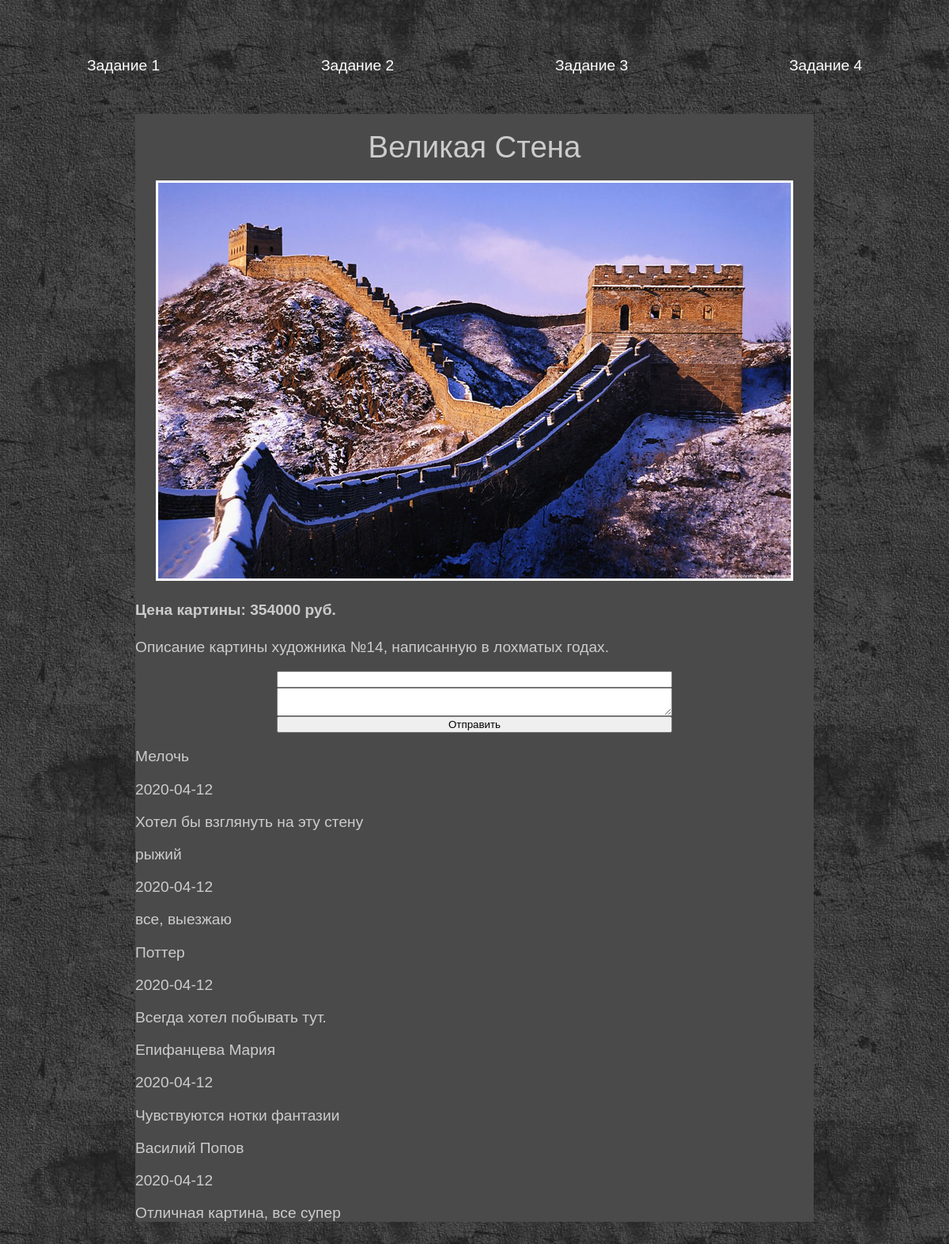
Page /?page=task3.2&id=14 on the committed database.
### tables this page shows
CREATE TABLE `img` (
  `id` int(11) NOT NULL,
  `big_name` varchar(20) NOT NULL DEFAULT 'Имя товара',
  `price` int(10) NOT NULL DEFAULT '0',
  `description` varchar(8000) NOT NULL DEFAULT 'описание отсутствует',
  `name` varchar(16) NOT NULL,
  `big` varchar(10) NOT NULL DEFAULT 'big',
  `small` varchar(10) NOT NULL DEFAULT 'small',
  `vews` int(11) NOT NULL DEFAULT '0'
);

CREATE TABLE `review` (
  `id` int(11) NOT NULL,
  `review` varchar(8000) NOT NULL,
  `name` varchar(50) NOT NULL,
  `data` date NOT NULL,
  `picture` int(36) NOT NULL
);

### index.php (the view, shortened to what this page needs)
<?php
$link = mysqli_connect(HOST, USER, PASS, DB);
if (isset($_GET['page'])) {
    $page = DIR_TASKS . $_GET['page'];
    if (isset($_GET['id'])){
        $id = $_GET['id'];
    }
} else {
    $page = DIR_TASKS . 'task1';
}
function render($page, $params = []) {
    return renderTasks('main', [
        'menu' => renderTasks('menu'),
        'content' => renderTasks($page, $params)
    ]);
}
function renderTasks ($page, $params = []) {
    $dir = DIR_TEMPLATES . $page . ".php";
    return ob_get_clean();
}
function renderImg ($link, $id) {
    $str = '';
    $dir = DIR_IMG . "/";
    $sqlSelect = "SELECT `id`, `big_name`, `price`, `description`, `name`, `big`, `small`, `vews` FROM `img` WHERE `id`=" . $id;
    $sqlUpdate = "UPDATE `img` SET `vews` = `vews` + 1 WHERE `img`.`id` = " . $id;
    $sqlReview = "SELECT `id`, `review`, `name`, `data`, `picture` FROM `review` WHERE `picture`=" . $id . " ORDER BY `review`.`id` DESC";
    $resultSelect = mysqli_query($link, $sqlSelect);
    mysqli_query($link, $sqlUpdate);
    $result = mysqli_query($link, $sqlReview);
    while ($rowReview = mysqli_fetch_assoc($result)) {
        $str .= "<div>
                <div>
                    <p>" . $rowReview['name'] . "</p>
                    <p>" . $rowReview['data'] . "</p>
                    <p>" . $rowReview['review'] . "</p>
                </div>
            </div>";
    }
    $formReview = "<form method='post'>
        <input type='text' name='name'>
        <textarea name='review'></textarea>
        <input type='submit' value='Отправить'>
    </form>";
    $row = mysqli_fetch_assoc($resultSelect);
    return "<div class=\"post_title\"><h2>" . $row['big_name'] . "</h2></div>
        <div class=\"img_big\">
            <img src=\"" . $dir . "big" . "/" . $row['name'] . "\">
        </div>
        <div>
            <h4>Цена картины: " . $row['price'] . " руб.</h4>
        </div>
        <div>
            <p>" . $row['description'] . "</p>
        </div>
        <div class='form_review'>
            " . $formReview . "
        </div>
        <div>
            " . $str . "
        </div>";
}
switch ($page) {
    case 'tasks/task3.2':
        $params['strImg'] = $strImg = renderImg($link, $id);
        break;
}
echo render($page, $params);

### css/style.css (style rules this page uses)
body { background: #444 url('../img/body.jpg'); color: #ffffff; font: normal 1.2em Verdana,Arial,sans-serif; height: 100%; padding-bottom: 1px; padding-top: 64px; }
.img_big { display: flex; justify-content: center; }
.img_big img { border:3px solid #fff; }
.form_review { display: flex; justify-content: center; }
.form_review form { display: flex; flex-direction: column; width: 500px; }
.post_title { display: flex; justify-content: center; }
.post_title h2 { font: normal 2em Arial,sans-serif; margin: 20px; padding: 0; }

### rows in the picture
img: big_name "Великая Стена", name (picture), price "354000", description "Описание картины художника №14, написанную в лохматых годах."
review: name "Мелочь", data "2020-04-12", review "Хотел бы взглянуть на эту стену"
review: name "рыжий", data "2020-04-12", review "все, выезжаю"
review: name "Поттер", data "2020-04-12", review "Всегда хотел побывать тут."
review: name "Епифанцева Мария", data "2020-04-12", review "Чувствуются нотки фантазии"
review: name "Василий Попов", data "2020-04-12", review "Отличная картина, все супер"
